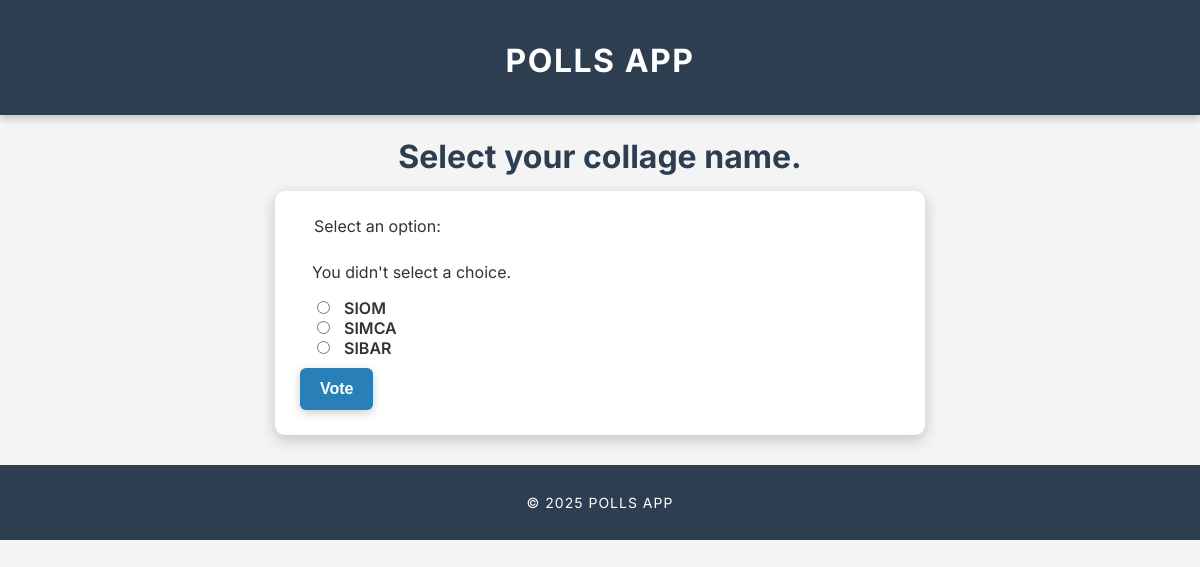
The page /polls/5/vote/ on the database its author committed.
### polls/models.py (models this page shows, shortened)
class Question(models.Model):
    question_text = models.CharField(max_length=200)
    pub_date = models.DateTimeField("date published")

class Choice(models.Model):
    question = models.ForeignKey(Question, on_delete=models.CASCADE)
    choice_text = models.CharField(max_length=200)
    votes = models.IntegerField(default=0)

### polls/views.py (the view)
# urls.py: path("<int:question_id>/vote/", views.vote, name="vote"),
def vote(request, question_id):
    question = get_object_or_404(Question, pk=question_id)
    try:
        selected_choice = question.choice_set.get(pk=request.POST["choice"])
    except (KeyError, Choice.DoesNotExist):
        return render(
            request,
            "polls/detail.html",
            {
                "question": question,
                "error_message": "You didn't select a choice.",
            },
        )
    else:
        selected_choice.votes = F("votes") + 1  # Increment vote count safely
        selected_choice.save()
        return HttpResponseRedirect(reverse("polls:results", args=(question.id,)))

### polls/templates/polls/detail.html (shortened to what this page needs)
{% extends "polls/base.html" %}
{% block content %}
    <h1>{{ question.question_text }}</h1>
    <form action="{% url 'polls:vote' question.id %}" method="post">
        <fieldset>
            <legend>Select an option:</legend>
            {% if error_message %}<p class="error">{{ error_message }}</p>{% endif %}
            {% for choice in question.choice_set.all %}
                <label>
                    <input type="radio" name="choice" value="{{ choice.id }}">
                    {{ choice.choice_text }}
                </label><br>
            {% endfor %}
        </fieldset>
        <button type="submit">Vote</button>
    </form>
{% endblock %}

### polls/static/polls/css/style.css (style rules this page uses)
body { font-family: 'Inter', sans-serif; background: #f4f4f4; color: #333; margin: 0; padding: 0; text-align: center; }
h1 { color: #2c3e50; font-size: 32px; margin-bottom: 15px; font-weight: 700; }
form { background: white; color: #333; padding: 25px; border-radius: 10px; box-shadow: 0 5px 15px rgba(0, 0, 0, 0.2); width: 50%; display: inline-block; text-align: left; }
fieldset { border: none; padding: 10px; }
input[type="radio"] { margin-right: 10px; }
label { font-size: 16px; font-weight: 600; cursor: pointer; }
button, input[type="submit"] { background: #2980b9; color: white; border: none; padding: 12px 20px; border-radius: 6px; cursor: pointer; font-size: 16px; font-weight: bold; transition: all 0.3s ease-in-out; box-shadow: 0 3px 10px rgba(0, 0, 0, 0.2); }
h1, ul, form, .button { animation: fadeIn 0.6s ease-in-out; }

### rows shown on the page
Question: question_text "Select your collage name."
Choice: choice_text "SIOM"
Choice: choice_text "SIMCA"
Choice: choice_text "SIBAR"

### other values the page prints
{{ error_message }} "You didn't select a choice."
